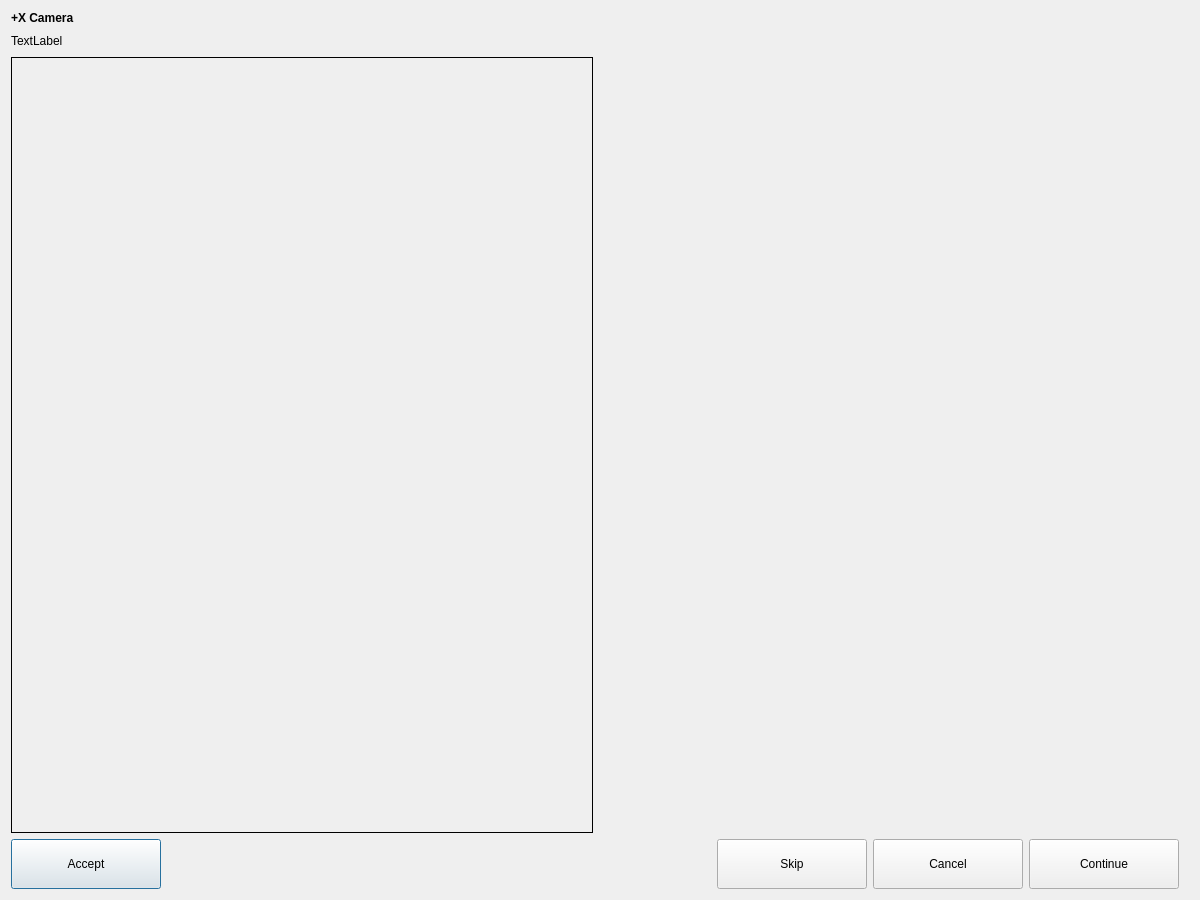
<?xml version="1.0" encoding="UTF-8"?>
<ui version="4.0">
 <class>Dialog_Reposition</class>
 <widget class="QDialog" name="Dialog_Reposition">
  <property name="geometry">
   <rect>
    <x>0</x>
    <y>0</y>
    <width>1200</width>
    <height>900</height>
   </rect>
  </property>
  <property name="sizePolicy">
   <sizepolicy hsizetype="Expanding" vsizetype="Expanding">
    <horstretch>0</horstretch>
    <verstretch>0</verstretch>
   </sizepolicy>
  </property>
  <property name="windowTitle">
   <string>Reposition Camera</string>
  </property>
  <layout class="QVBoxLayout" name="verticalLayout" stretch="0,0,1,0">
   <item>
    <widget class="QLabel" name="label_camera">
     <property name="sizePolicy">
      <sizepolicy hsizetype="Maximum" vsizetype="Maximum">
       <horstretch>0</horstretch>
       <verstretch>0</verstretch>
      </sizepolicy>
     </property>
     <property name="maximumSize">
      <size>
       <width>16777215</width>
       <height>30</height>
      </size>
     </property>
     <property name="font">
      <font>
       <weight>75</weight>
       <bold>true</bold>
      </font>
     </property>
     <property name="text">
      <string>+X Camera</string>
     </property>
    </widget>
   </item>
   <item>
    <layout class="QHBoxLayout" name="horizontalLayout_status">
     <property name="spacing">
      <number>10</number>
     </property>
     <property name="topMargin">
      <number>0</number>
     </property>
     <item>
      <widget class="QLabel" name="label_status">
       <property name="text">
        <string>TextLabel</string>
       </property>
      </widget>
     </item>
     <item>
      <spacer name="horizontalSpacer_2">
       <property name="orientation">
        <enum>Qt::Horizontal</enum>
       </property>
       <property name="sizeHint" stdset="0">
        <size>
         <width>40</width>
         <height>20</height>
        </size>
       </property>
      </spacer>
     </item>
    </layout>
   </item>
   <item>
    <layout class="QHBoxLayout" name="horizontalLayout">
     <property name="spacing">
      <number>15</number>
     </property>
     <item>
      <widget class="QFrame" name="frame_camera">
       <property name="frameShape">
        <enum>QFrame::NoFrame</enum>
       </property>
       <property name="frameShadow">
        <enum>QFrame::Raised</enum>
       </property>
       <layout class="QVBoxLayout" name="verticalLayout_3">
        <property name="leftMargin">
         <number>0</number>
        </property>
        <property name="topMargin">
         <number>0</number>
        </property>
        <property name="rightMargin">
         <number>0</number>
        </property>
        <property name="bottomMargin">
         <number>0</number>
        </property>
        <item>
         <widget class="QLabel" name="label_view">
          <property name="frameShape">
           <enum>QFrame::Box</enum>
          </property>
          <property name="text">
           <string/>
          </property>
         </widget>
        </item>
       </layout>
      </widget>
     </item>
     <item>
      <widget class="QFrame" name="frame_robot">
       <property name="frameShape">
        <enum>QFrame::NoFrame</enum>
       </property>
       <property name="frameShadow">
        <enum>QFrame::Raised</enum>
       </property>
       <layout class="QVBoxLayout" name="verticalLayout_2">
        <property name="leftMargin">
         <number>0</number>
        </property>
        <property name="topMargin">
         <number>0</number>
        </property>
        <property name="rightMargin">
         <number>0</number>
        </property>
        <property name="bottomMargin">
         <number>0</number>
        </property>
       </layout>
      </widget>
     </item>
    </layout>
   </item>
   <item>
    <layout class="QHBoxLayout" name="horizontalLayout_button">
     <property name="leftMargin">
      <number>0</number>
     </property>
     <property name="rightMargin">
      <number>10</number>
     </property>
     <item>
      <widget class="QPushButton" name="pushButton_accept">
       <property name="sizePolicy">
        <sizepolicy hsizetype="Fixed" vsizetype="Fixed">
         <horstretch>0</horstretch>
         <verstretch>0</verstretch>
        </sizepolicy>
       </property>
       <property name="minimumSize">
        <size>
         <width>150</width>
         <height>50</height>
        </size>
       </property>
       <property name="maximumSize">
        <size>
         <width>150</width>
         <height>50</height>
        </size>
       </property>
       <property name="text">
        <string>Accept</string>
       </property>
      </widget>
     </item>
     <item>
      <spacer name="horizontalSpacer">
       <property name="orientation">
        <enum>Qt::Horizontal</enum>
       </property>
       <property name="sizeHint" stdset="0">
        <size>
         <width>40</width>
         <height>20</height>
        </size>
       </property>
      </spacer>
     </item>
     <item>
      <widget class="QPushButton" name="pushButton_skip">
       <property name="minimumSize">
        <size>
         <width>150</width>
         <height>50</height>
        </size>
       </property>
       <property name="maximumSize">
        <size>
         <width>150</width>
         <height>50</height>
        </size>
       </property>
       <property name="text">
        <string>Skip</string>
       </property>
      </widget>
     </item>
     <item>
      <widget class="QPushButton" name="pushButton_cancel">
       <property name="sizePolicy">
        <sizepolicy hsizetype="Fixed" vsizetype="Fixed">
         <horstretch>0</horstretch>
         <verstretch>0</verstretch>
        </sizepolicy>
       </property>
       <property name="minimumSize">
        <size>
         <width>150</width>
         <height>50</height>
        </size>
       </property>
       <property name="text">
        <string>Cancel</string>
       </property>
      </widget>
     </item>
     <item>
      <widget class="QPushButton" name="pushButton_continue">
       <property name="minimumSize">
        <size>
         <width>150</width>
         <height>50</height>
        </size>
       </property>
       <property name="maximumSize">
        <size>
         <width>150</width>
         <height>50</height>
        </size>
       </property>
       <property name="text">
        <string>Continue</string>
       </property>
      </widget>
     </item>
    </layout>
   </item>
  </layout>
 </widget>
 <layoutdefault spacing="6" margin="11"/>
 <resources/>
 <connections/>
</ui>
